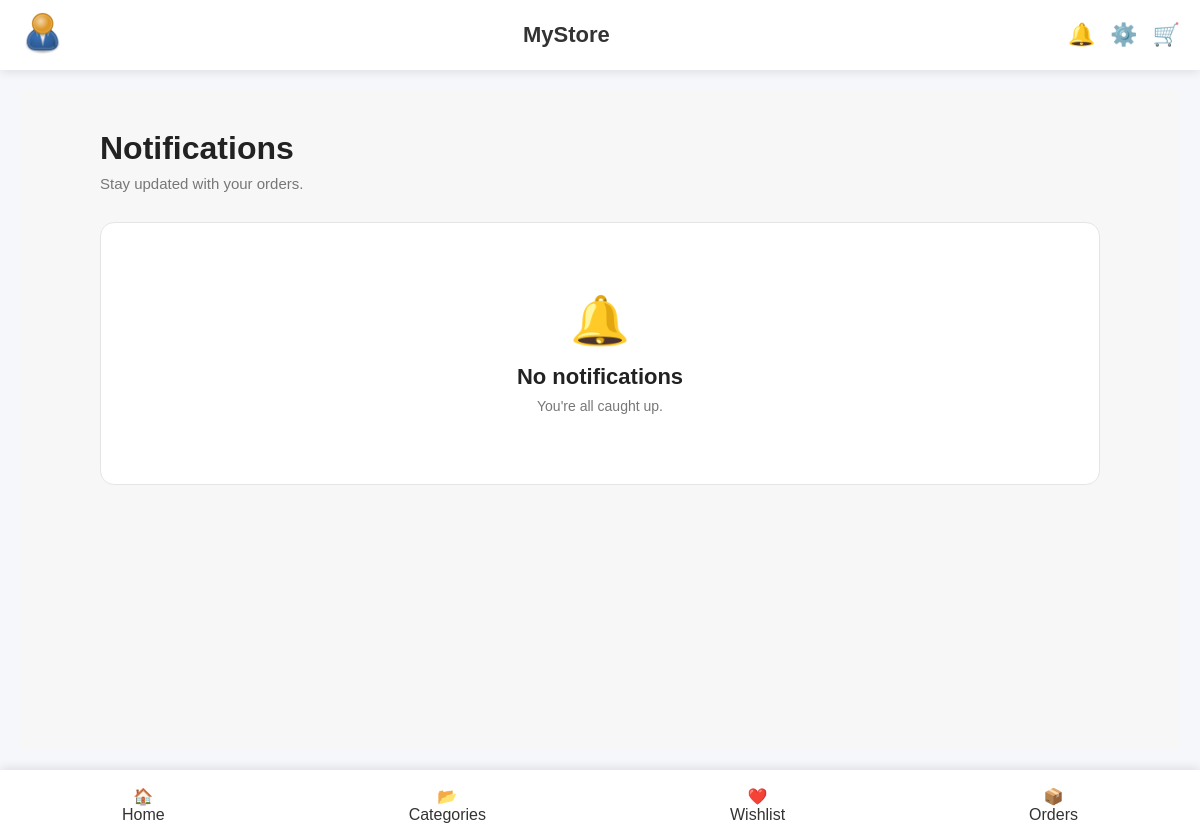
The page /notification/ (signed in) on the database as committed earlier.
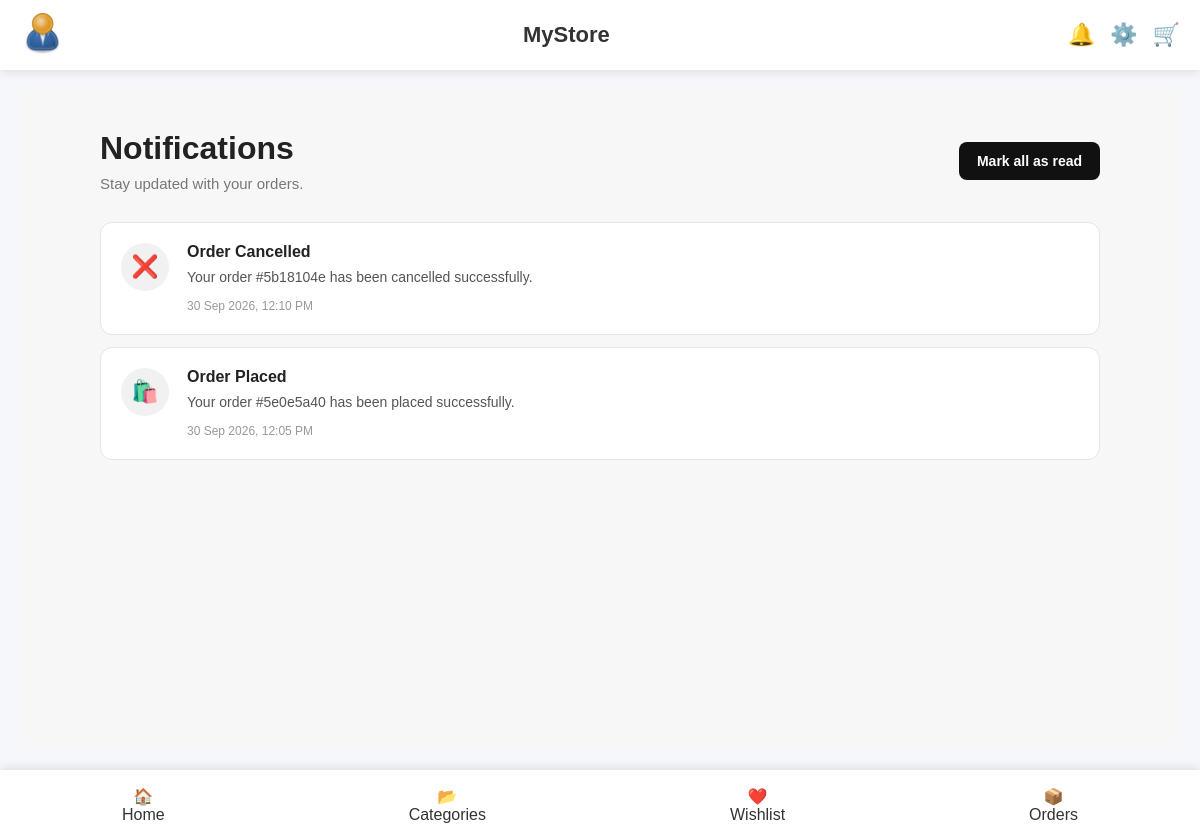
The same page on the database as committed later.
### notification/models.py (models this page shows, shortened)
class Notification(models.Model):
    NOTIFICATION_TYPES = [
        ("order_placed", "Order Placed"),
        ("order_cancelled", "Order Cancelled"),
        ("order_deleted", "Order Deleted"),
    ]
    id = models.UUIDField(
        primary_key=True,
        default=uuid.uuid4,
        editable=False,
    )
    user = models.ForeignKey(
        settings.AUTH_USER_MODEL,
        on_delete=models.CASCADE,
        related_name="notifications",
    )
    order = models.ForeignKey(
        Order,
        on_delete=models.SET_NULL,
        null=True,
        blank=True,
        related_name="notifications",
    )
    notification_type = models.CharField(
        max_length=30,
        choices=NOTIFICATION_TYPES,
    )
    title = models.CharField(
        max_length=200
    )
    message = models.TextField()
    is_read = models.BooleanField(
        default=False
    )
    created_at = models.DateTimeField(
        auto_now_add=True
    )
    class Meta:
        ordering = ["-created_at"]

### notification/views.py (the view)
@login_required
def notification_list(request):
    notifications = Notification.objects.filter(
        user=request.user
    )
    return render(
        request,
        "notifications/notification_list.html",
        {
            "notifications": notifications,
        },
    )

### template/notifications/notification_list.html (shortened to what this page needs)
{% extends "base.html" %}
{% load static %}
{% block extra_css %}
<link rel="stylesheet" href="{% static 'css/notifications.css' %}">
{% endblock %}
{% block content %}
<main class="notifications-page">
    <div class="notifications-container">
        <div class="notifications-header">
            <div>
                <h1>Notifications</h1>
                <p>
                    Stay updated with your orders.
                </p>
            </div>
            {% if notifications %}
                <form
                    method="POST"
                    action="{% url 'notifications:mark_all_read' %}"
                >
                    <button type="submit">
                        Mark all as read
                    </button>
                </form>
            {% endif %}
        </div>
        {% if notifications %}
            <div class="notifications-list">
                {% for notification in notifications %}
                    <a
                        href="{% url 'notifications:mark_as_read' notification.id %}"
                        class="
                            notification-item
                        "
                    >
                        <div class="notification-icon">
                            {% if notification.notification_type == "order_placed" %}
                                🛍️
                            {% elif notification.notification_type == "order_cancelled" %}
                                ❌
                            {% elif notification.notification_type == "order_deleted" %}
                                🗑️
                            {% else %}
                                🔔
                            {% endif %}
                        </div>
                        <div class="notification-content">
                            <strong>
                                {{ notification.title }}
                            </strong>
                            <p>
                                {{ notification.message }}
                            </p>
                            <small>
                                {{ notification.created_at|date:"d M Y, h:i A" }}
                            </small>
                        </div>
                    </a>
                {% endfor %}
            </div>
        {% else %}
            <div class="no-notifications">
                <div>
                    🔔
                </div>
                <h2>
                    No notifications
                </h2>
                <p>
                    You're all caught up.
                </p>
            </div>
        {% endif %}
    </div>
</main>
{% endblock %}

Rows that differ between the two databases and show on the page:
added Notification: title "Order Cancelled", message "Your order #5b18104e has been cancelled successfully.", created_at "30 Sep 2026, 12:10 PM"
added Notification: title "Order Placed", message "Your order #5e0e5a40 has been placed successfully.", created_at "30 Sep 2026, 12:05 PM"
Other text that changed with them:
text no longer shown: "🔔 No notifications You're all caught up."
text now shown: "Mark all as read"
